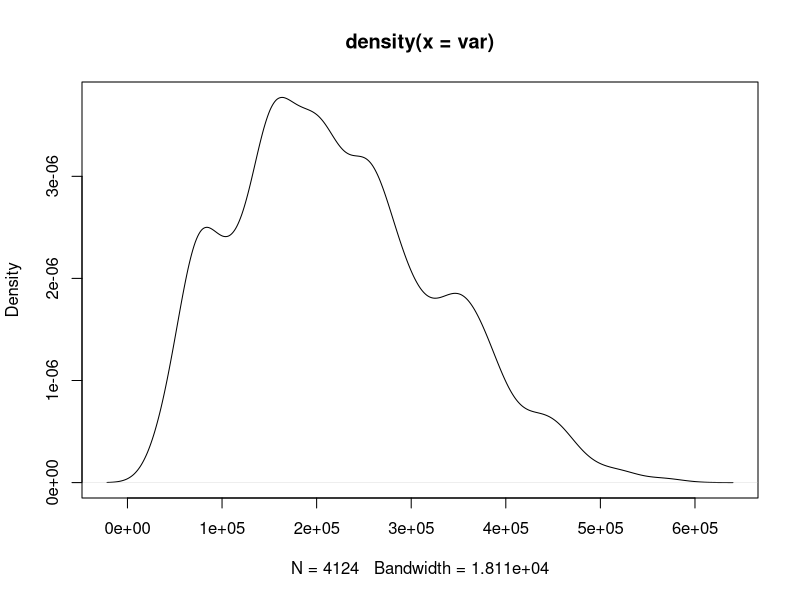
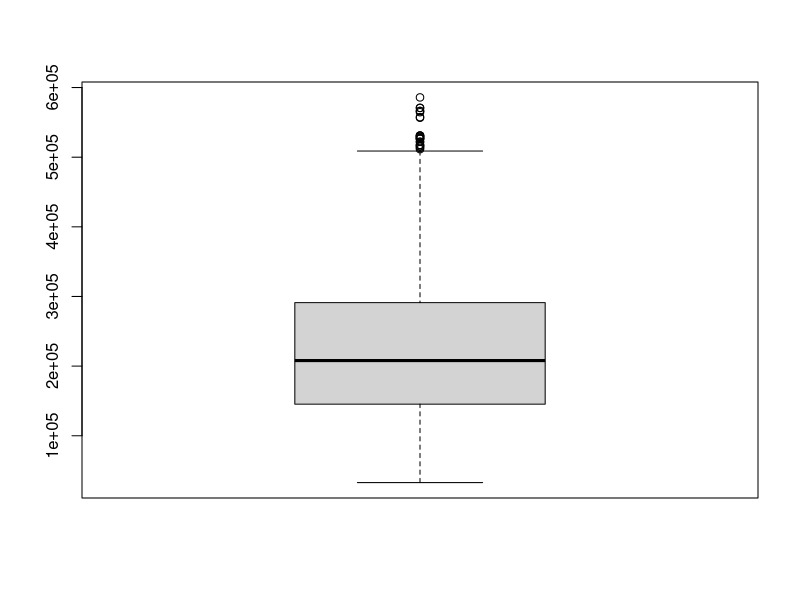
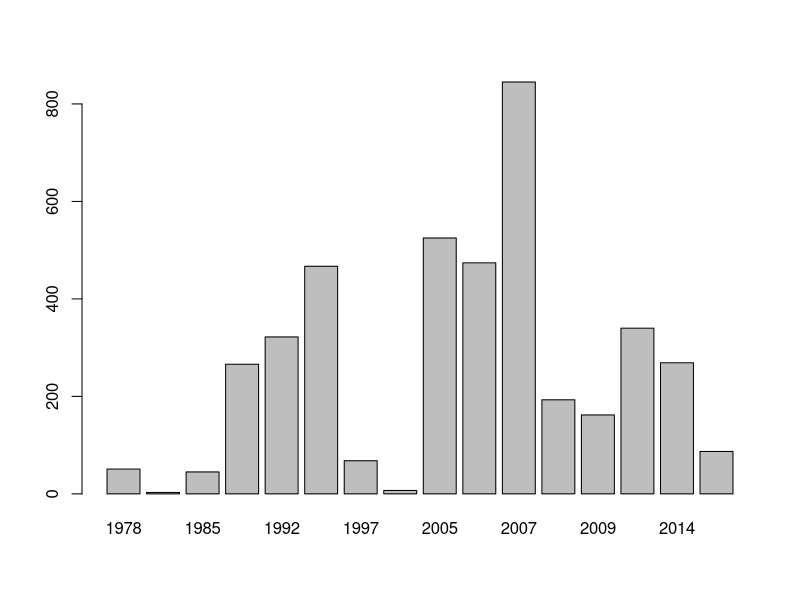
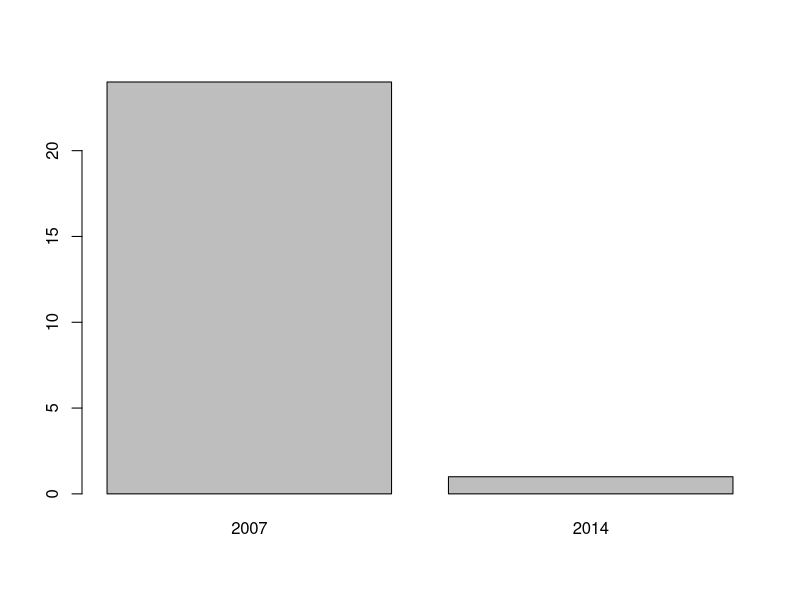
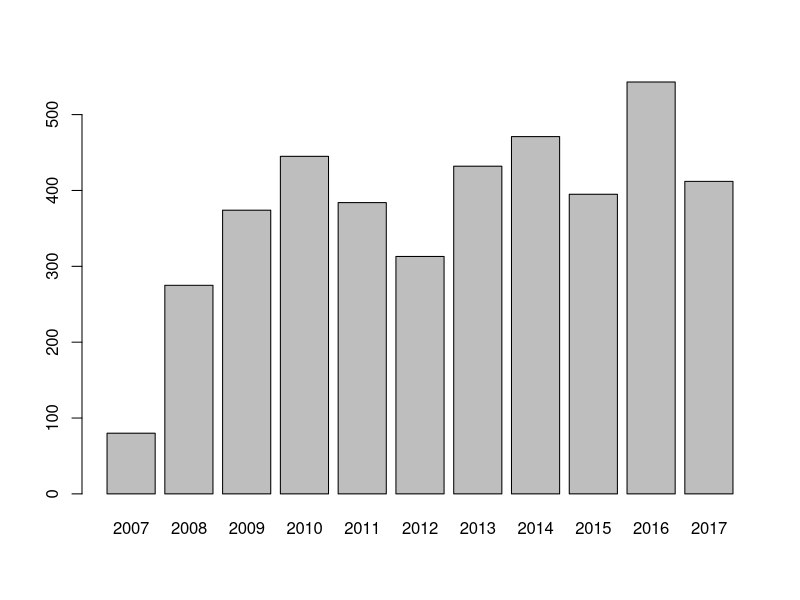
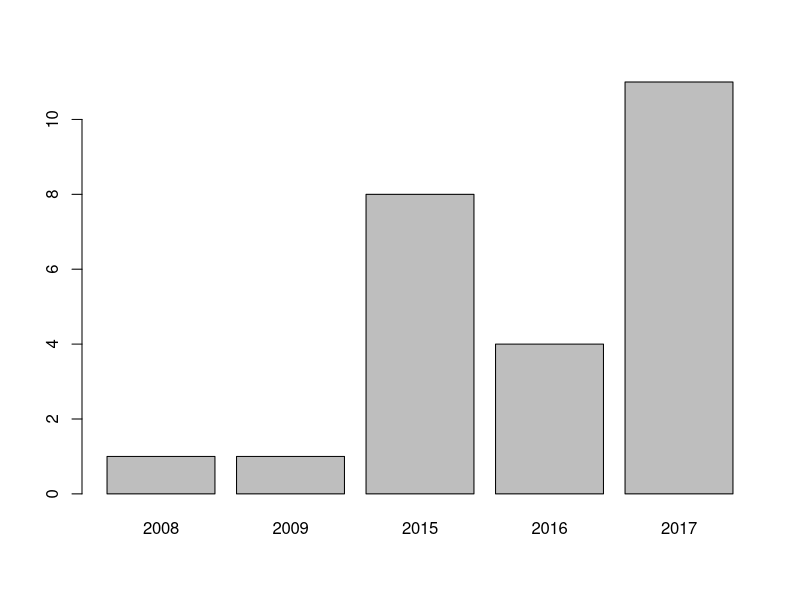
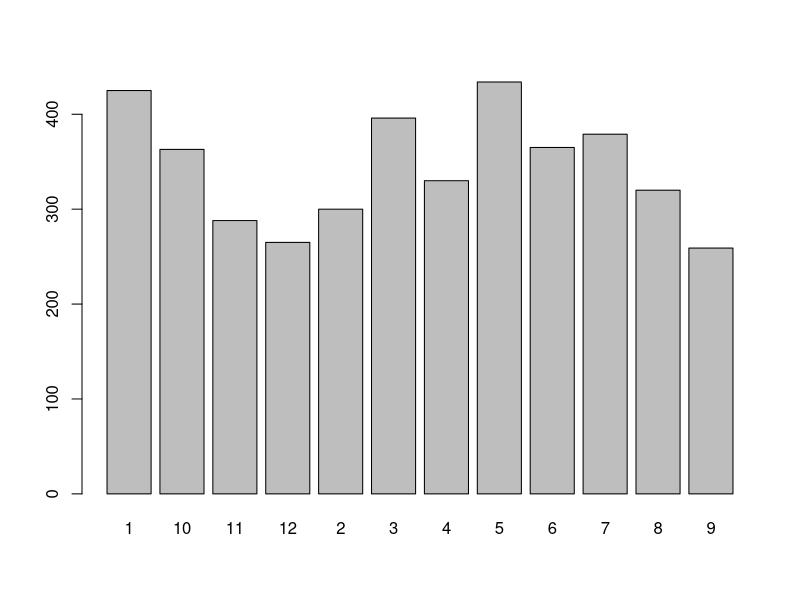
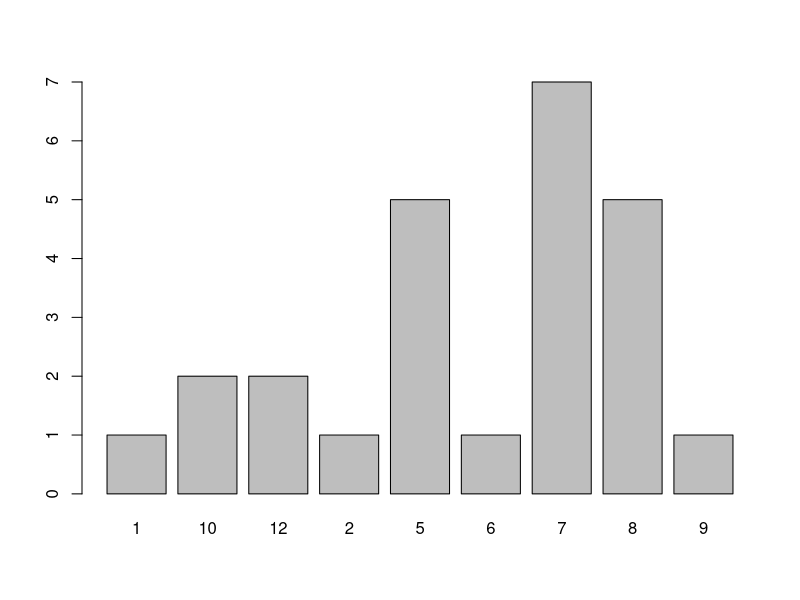

Recreate these plots in R, in order.
#Instalando paquetes
install.packages("readr")

#Cargando paquetes
library(readr)


#Lectura de datos
real_state_df= read.csv("Train_real_state.csv")
print(head(real_state_df))


#Análisis descriptivo
colnames(real_state_df)

var=real_state_df$SalePrice
summary(var)
plot(density(var))
box=boxplot(var)
box$stats
box$conf
box$out
cat("La variable SalePrice es nuestra variable dependiente, es decir, es la que nos interesa predecir. Presenta una cola a la derecha con un grupo escaso de casas con un precio de venta muy alto. También da la impresión de dividirs een 4 grupos: casas con precios bajos, medios, medio altos y muy altos.El boxplot indica que hay 25 potenciales datos que pueden considerarse como atípicos pero los evaluaremos posteriormente.\n")

cat("Para monitorear la posible relación entre variebles idnependientes y los rpecios de venta sospechosos crearemos una variable que nos permita identificar si una casa tiene o no una venta muy alta.\n")
real_state_df[real_state_df$SalePrice>=min(box$out),'atypicalSalePrice']=TRUE
real_state_df[real_state_df$SalePrice<min(box$out),'atypicalSalePrice']=FALSE


real_state_df$YearBuilt=as.character(real_state_df$YearBuilt)
var=real_state_df$YearBuilt
barplot(table(var))
barplot(table(real_state_df[real_state_df$atypicalSalePrice==TRUE,'YearBuilt']))
cat("La variable YearBuilt es una variable categórica que presenta una distribución de frecuencia del año de construcción de la vivienda. Se observa que hay una distribución ciclica con periodos de auge de las construcciones y periodos de baja frecuencia donde 2007 es el año donde se rpesentó la mayor cantidad de casas construidas. Las casas con precios muy altos fueron consttruidas en general en 2007.\n")

real_state_df$YrSold=as.character(real_state_df$YrSold)
var=real_state_df$YrSold
barplot(table(var))
barplot(table(real_state_df[real_state_df$atypicalSalePrice==TRUE,'YrSold']))
cat("La variable YrSold es una variable categórica que presenta una distribución de frecuencia del año de venta de la vivienda. Es sospechoso que aunque tenemos fechas de construcción desde 1978, en las ventas solo se han registrado casas desde 2007. Del mismo modo las fechas de construcción se registran hasta el 2015 pero las de venta hasta el 2017. Las casas con precios muy altos fueron vendidas en general en 2017 y 2015.\n")

real_state_df$MonthSold=as.character(real_state_df$MonthSold)
var=real_state_df$MonthSold
barplot(table(var))
barplot(table(real_state_df[real_state_df$atypicalSalePrice==TRUE,'MonthSold']))
cat("La variable MonthSold es una variable categórica que presenta una distribución de frecuencia del mes de venta de la vivienda. Se observa que hay una distribución ciclica con periodos de auge de las ventas y periodos de baja frecuencia donde se rpesentó la mayor cantidad de casas vendidas. Las casas con precios muy altos fueron vendidas en general a mediados del año.\n")


#Generando nuevas variables


#Selección de variables


#Estructurando y ajustando modelo


#Estimando e interpretando parámetros


#Validando supuestos del modelo


#Bondad de ajuste del modelo